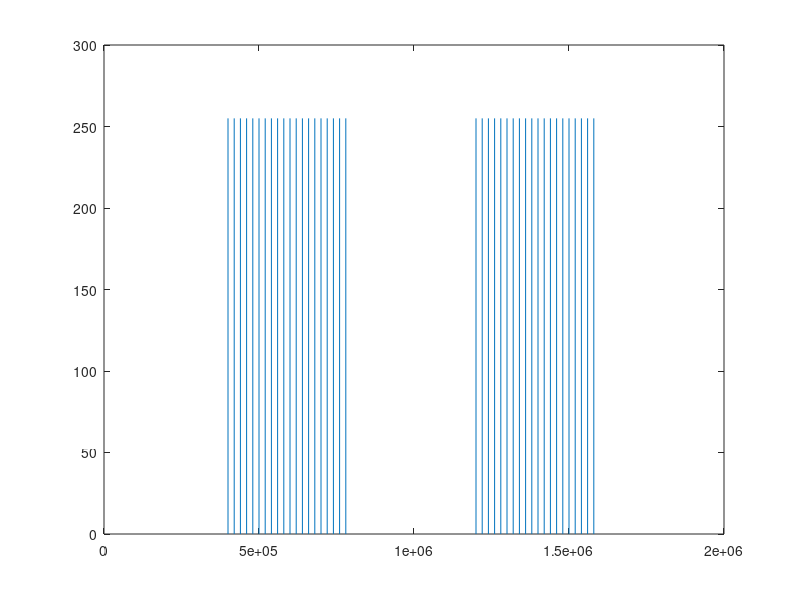

The MATLAB script that drew this image: (Note: this script raises an error after producing the figure.)
%% Xintrinsic Stimulation: External:
% Auditory: Cochlear Implant Trigger Sequence

clearvars;
global stm sys

%% Synthesize the trigger seq
stm.SR =                    100e3;
stm.TrialTime =             20;
stm.TrialPreStimTime =      2.5;
stm.TrialStimTime =         15.0;

% stm.TrialStimElectdNum =        2;
% stm.TrialPipNum =               4;
% stm.TrialPipTime =              0.25;
% stm.TrialPipDutyCycle =         0.5;

% stm.TrialStimElectdNum =        6;
% stm.TrialPipNum =               10;
% stm.TrialPipTime =              0.25;
% stm.TrialPipDutyCycle =         0.5;

% stm.TrialPreStimTime =      5;
% stm.TrialStimTime =         10.0;
% stm.TrialStimElectdNum =        1;
% stm.TrialPipNum =               40;
% stm.TrialPipTime =              0.25;
% stm.TrialPipDutyCycle =         0.5;
% % % stm.TrialPipNum =               5;
% % % stm.TrialPipTime =              0.25;
% % % stm.TrialPipDutyCycle =         0.5;

% stm.TrialPreStimTime =      2;
% stm.TrialStimTime =         16;
% stm.TrialStimElectdNum =        8;
% stm.TrialPipNum =               5;
% stm.TrialPipTime =              0.25;
% stm.TrialPipDutyCycle =         0.5;

stm.TrialPreStimTime =      4;
stm.TrialStimTime =         16;
stm.TrialStimElectdNum =        2;
stm.TrialPipNum =               10;
stm.TrialPipTime =              0.4;
stm.TrialPipDutyCycle =         0.5;

stm.SmplNumTrialPreStim =	round(stm.SR*stm.TrialPreStimTime); 
stm.SmplNumPipOn =          round(stm.SR*stm.TrialPipTime*stm.TrialPipDutyCycle);
stm.SmplNumPipOff =         round(stm.SR*stm.TrialPipTime*(1-stm.TrialPipDutyCycle));
stm.SmplNumElectdOff =      round(stm.SR* ( stm.TrialStimTime/stm.TrialStimElectdNum -...
                                            stm.TrialPipNum*stm.TrialPipTime) );
stm.SmplNumTrialPostStim =	round(stm.SR* (stm.TrialTime-stm.TrialPreStimTime-stm.TrialStimTime) );

        stm.seq =           zeros(stm.SmplNumTrialPreStim,1);
for i = 1:stm.TrialStimElectdNum
    for j = 1:stm.TrialPipNum
        stm.seq = [stm.seq; ones( stm.SmplNumPipOn,1)];
        stm.seq = [stm.seq; zeros(stm.SmplNumPipOff,1)];
    end
        stm.seq = [stm.seq; zeros(stm.SmplNumElectdOff,1)];
end
        stm.seq = [stm.seq; zeros(stm.SmplNumTrialPostStim,1)];
        stm.seq = 255*stm.seq;
        
%% Finalize the DO Sequence
disp(length(stm.seq));
plot(stm.seq);
stm.seq = uint32(stm.seq);

%% Setup NI-DAQ
import dabs.ni.daqmx.*
sys.NIDAQ.TaskDO = Task('Cochlear Implant Trigger Sequence');
sys.NIDAQ.TaskDO.createDOChan(...
    'Dev3',     'port0/line0:7');
sys.NIDAQ.TaskDO.cfgSampClkTiming(...
	stm.SR,     'DAQmx_Val_ContSamps',	stm.TrialTime*stm.SR);
sys.NIDAQ.TaskDO.cfgDigEdgeStartTrig(...
	'RTSI6',	'DAQmx_Val_Rising');
sys.NIDAQ.TaskDO.writeDigitalData(      stm.seq);
sys.NIDAQ.TaskDO.start();

%% Play until cancelled
pause;
sys.NIDAQ.TaskDO.abort();
sys.NIDAQ.TaskDO.delete;